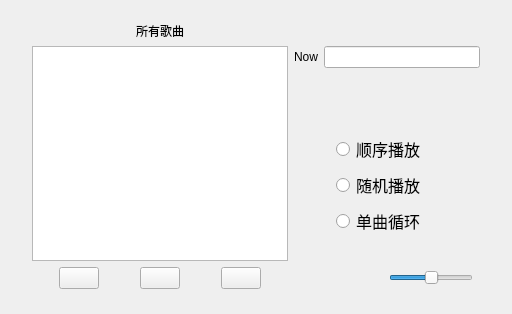
<?xml version="1.0" encoding="UTF-8"?>
<ui version="4.0">
 <class>Player</class>
 <widget class="QWidget" name="Player">
  <property name="windowModality">
   <enum>Qt::NonModal</enum>
  </property>
  <property name="geometry">
   <rect>
    <x>0</x>
    <y>0</y>
    <width>512</width>
    <height>314</height>
   </rect>
  </property>
  <property name="sizePolicy">
   <sizepolicy hsizetype="Fixed" vsizetype="Fixed">
    <horstretch>0</horstretch>
    <verstretch>0</verstretch>
   </sizepolicy>
  </property>
  <property name="maximumSize">
   <size>
    <width>16777215</width>
    <height>16777215</height>
   </size>
  </property>
  <property name="windowTitle">
   <string/>
  </property>
  <property name="windowIcon">
   <iconset resource="../../../Pictures/res.qrc">
    <normaloff>:/player.png</normaloff>:/player.png</iconset>
  </property>
  <widget class="QWidget" name="">
   <property name="geometry">
    <rect>
     <x>32</x>
     <y>22</y>
     <width>448</width>
     <height>267</height>
    </rect>
   </property>
   <layout class="QGridLayout" name="gridLayout">
    <item row="0" column="0">
     <widget class="QLabel" name="label">
      <property name="layoutDirection">
       <enum>Qt::LeftToRight</enum>
      </property>
      <property name="text">
       <string>&lt;html&gt;&lt;head/&gt;&lt;body&gt;&lt;p align=&quot;center&quot;&gt;所有歌曲&lt;/p&gt;&lt;/body&gt;&lt;/html&gt;</string>
      </property>
     </widget>
    </item>
    <item row="1" column="0">
     <widget class="QTextEdit" name="musicEdit"/>
    </item>
    <item row="1" column="1">
     <layout class="QVBoxLayout" name="verticalLayout_2">
      <property name="spacing">
       <number>6</number>
      </property>
      <property name="leftMargin">
       <number>0</number>
      </property>
      <item>
       <layout class="QHBoxLayout" name="horizontalLayout_2">
        <item>
         <widget class="QLabel" name="label_2">
          <property name="text">
           <string>Now</string>
          </property>
         </widget>
        </item>
        <item>
         <widget class="QLineEdit" name="curEdit"/>
        </item>
       </layout>
      </item>
      <item>
       <spacer name="verticalSpacer">
        <property name="orientation">
         <enum>Qt::Vertical</enum>
        </property>
        <property name="sizeHint" stdset="0">
         <size>
          <width>20</width>
          <height>28</height>
         </size>
        </property>
       </spacer>
      </item>
      <item>
       <layout class="QVBoxLayout" name="verticalLayout">
        <property name="spacing">
         <number>6</number>
        </property>
        <property name="sizeConstraint">
         <enum>QLayout::SetMinimumSize</enum>
        </property>
        <property name="leftMargin">
         <number>42</number>
        </property>
        <property name="bottomMargin">
         <number>25</number>
        </property>
        <item>
         <widget class="QRadioButton" name="seqButton">
          <property name="sizePolicy">
           <sizepolicy hsizetype="Minimum" vsizetype="Fixed">
            <horstretch>0</horstretch>
            <verstretch>0</verstretch>
           </sizepolicy>
          </property>
          <property name="font">
           <font>
            <family>DejaVu Serif</family>
            <pointsize>12</pointsize>
           </font>
          </property>
          <property name="text">
           <string>顺序播放</string>
          </property>
         </widget>
        </item>
        <item>
         <widget class="QRadioButton" name="randomButton">
          <property name="sizePolicy">
           <sizepolicy hsizetype="Minimum" vsizetype="Fixed">
            <horstretch>0</horstretch>
            <verstretch>0</verstretch>
           </sizepolicy>
          </property>
          <property name="font">
           <font>
            <family>DejaVu Serif</family>
            <pointsize>12</pointsize>
           </font>
          </property>
          <property name="text">
           <string>随机播放</string>
          </property>
         </widget>
        </item>
        <item>
         <widget class="QRadioButton" name="circleButton">
          <property name="sizePolicy">
           <sizepolicy hsizetype="Minimum" vsizetype="Fixed">
            <horstretch>0</horstretch>
            <verstretch>0</verstretch>
           </sizepolicy>
          </property>
          <property name="font">
           <font>
            <family>DejaVu Serif</family>
            <pointsize>12</pointsize>
           </font>
          </property>
          <property name="text">
           <string>单曲循环</string>
          </property>
         </widget>
        </item>
       </layout>
      </item>
     </layout>
    </item>
    <item row="2" column="0" colspan="2">
     <layout class="QHBoxLayout" name="horizontalLayout">
      <property name="spacing">
       <number>10</number>
      </property>
      <property name="leftMargin">
       <number>27</number>
      </property>
      <property name="rightMargin">
       <number>7</number>
      </property>
      <item>
       <widget class="QPushButton" name="priorButton">
        <property name="sizePolicy">
         <sizepolicy hsizetype="Expanding" vsizetype="Minimum">
          <horstretch>0</horstretch>
          <verstretch>0</verstretch>
         </sizepolicy>
        </property>
        <property name="text">
         <string/>
        </property>
        <property name="icon">
         <iconset resource="../../../Pictures/res.qrc">
          <normaloff>:/prior.png</normaloff>:/prior.png</iconset>
        </property>
        <property name="iconSize">
         <size>
          <width>27</width>
          <height>27</height>
         </size>
        </property>
       </widget>
      </item>
      <item>
       <spacer name="horizontalSpacer">
        <property name="orientation">
         <enum>Qt::Horizontal</enum>
        </property>
        <property name="sizeHint" stdset="0">
         <size>
          <width>18</width>
          <height>20</height>
         </size>
        </property>
       </spacer>
      </item>
      <item>
       <widget class="QPushButton" name="startButton">
        <property name="sizePolicy">
         <sizepolicy hsizetype="Expanding" vsizetype="Fixed">
          <horstretch>0</horstretch>
          <verstretch>0</verstretch>
         </sizepolicy>
        </property>
        <property name="icon">
         <iconset resource="../../../Pictures/res.qrc">
          <normaloff>:/suspend.png</normaloff>:/suspend.png</iconset>
        </property>
        <property name="iconSize">
         <size>
          <width>30</width>
          <height>30</height>
         </size>
        </property>
        <property name="autoDefault">
         <bool>false</bool>
        </property>
        <property name="default">
         <bool>false</bool>
        </property>
       </widget>
      </item>
      <item>
       <spacer name="horizontalSpacer_2">
        <property name="orientation">
         <enum>Qt::Horizontal</enum>
        </property>
        <property name="sizeHint" stdset="0">
         <size>
          <width>18</width>
          <height>20</height>
         </size>
        </property>
       </spacer>
      </item>
      <item>
       <widget class="QPushButton" name="nextButton">
        <property name="sizePolicy">
         <sizepolicy hsizetype="Expanding" vsizetype="Fixed">
          <horstretch>0</horstretch>
          <verstretch>0</verstretch>
         </sizepolicy>
        </property>
        <property name="text">
         <string/>
        </property>
        <property name="icon">
         <iconset resource="../../../Pictures/res.qrc">
          <normaloff>:/next.png</normaloff>:/next.png</iconset>
        </property>
        <property name="iconSize">
         <size>
          <width>27</width>
          <height>27</height>
         </size>
        </property>
        <property name="autoDefault">
         <bool>false</bool>
        </property>
        <property name="default">
         <bool>false</bool>
        </property>
        <property name="flat">
         <bool>false</bool>
        </property>
       </widget>
      </item>
      <item>
       <spacer name="horizontalSpacer_3">
        <property name="orientation">
         <enum>Qt::Horizontal</enum>
        </property>
        <property name="sizeHint" stdset="0">
         <size>
          <width>68</width>
          <height>20</height>
         </size>
        </property>
       </spacer>
      </item>
      <item>
       <widget class="QPushButton" name="pushButton">
        <property name="text">
         <string/>
        </property>
        <property name="icon">
         <iconset resource="../../../Pictures/res.qrc">
          <normaloff>:/voice.png</normaloff>:/voice.png</iconset>
        </property>
        <property name="flat">
         <bool>true</bool>
        </property>
       </widget>
      </item>
      <item>
       <widget class="QSlider" name="voiceSlider">
        <property name="singleStep">
         <number>2</number>
        </property>
        <property name="value">
         <number>50</number>
        </property>
        <property name="orientation">
         <enum>Qt::Horizontal</enum>
        </property>
        <property name="tickPosition">
         <enum>QSlider::NoTicks</enum>
        </property>
       </widget>
      </item>
     </layout>
    </item>
   </layout>
  </widget>
 </widget>
 <resources>
  <include location="../../../Pictures/res.qrc"/>
 </resources>
 <connections/>
</ui>
